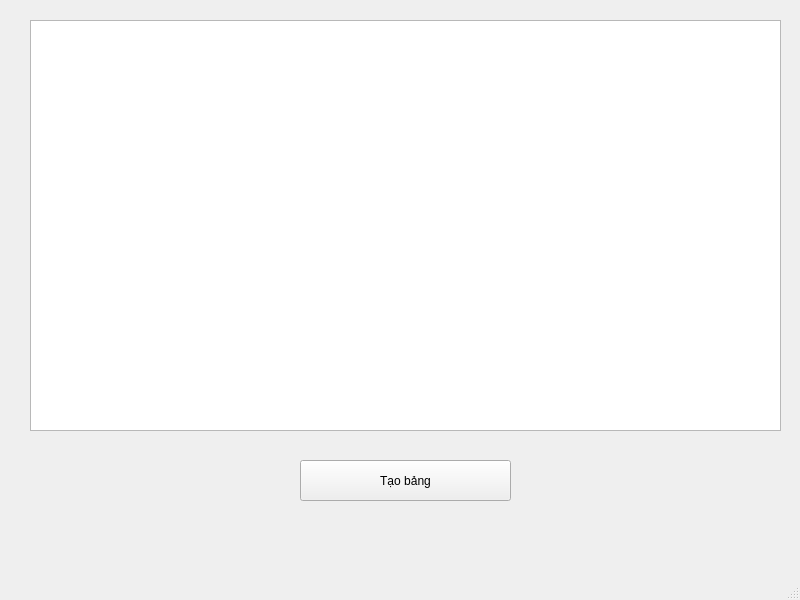
<?xml version="1.0" encoding="UTF-8"?>
<ui version="4.0">
 <class>MainWindow</class>
 <widget class="QMainWindow" name="MainWindow">
  <property name="geometry">
   <rect>
    <x>0</x>
    <y>0</y>
    <width>800</width>
    <height>600</height>
   </rect>
  </property>
  <property name="windowTitle">
   <string>MainWindow</string>
  </property>
  <widget class="QWidget" name="centralwidget">
   <widget class="QTableWidget" name="tableWidget">
    <property name="geometry">
     <rect>
      <x>30</x>
      <y>20</y>
      <width>751</width>
      <height>411</height>
     </rect>
    </property>
   </widget>
   <widget class="QPushButton" name="pushButton">
    <property name="geometry">
     <rect>
      <x>300</x>
      <y>460</y>
      <width>211</width>
      <height>41</height>
     </rect>
    </property>
    <property name="text">
     <string>Tạo bảng</string>
    </property>
   </widget>
  </widget>
  <widget class="QMenuBar" name="menubar">
   <property name="geometry">
    <rect>
     <x>0</x>
     <y>0</y>
     <width>800</width>
     <height>26</height>
    </rect>
   </property>
  </widget>
  <widget class="QStatusBar" name="statusbar"/>
 </widget>
 <resources/>
 <connections/>
</ui>
